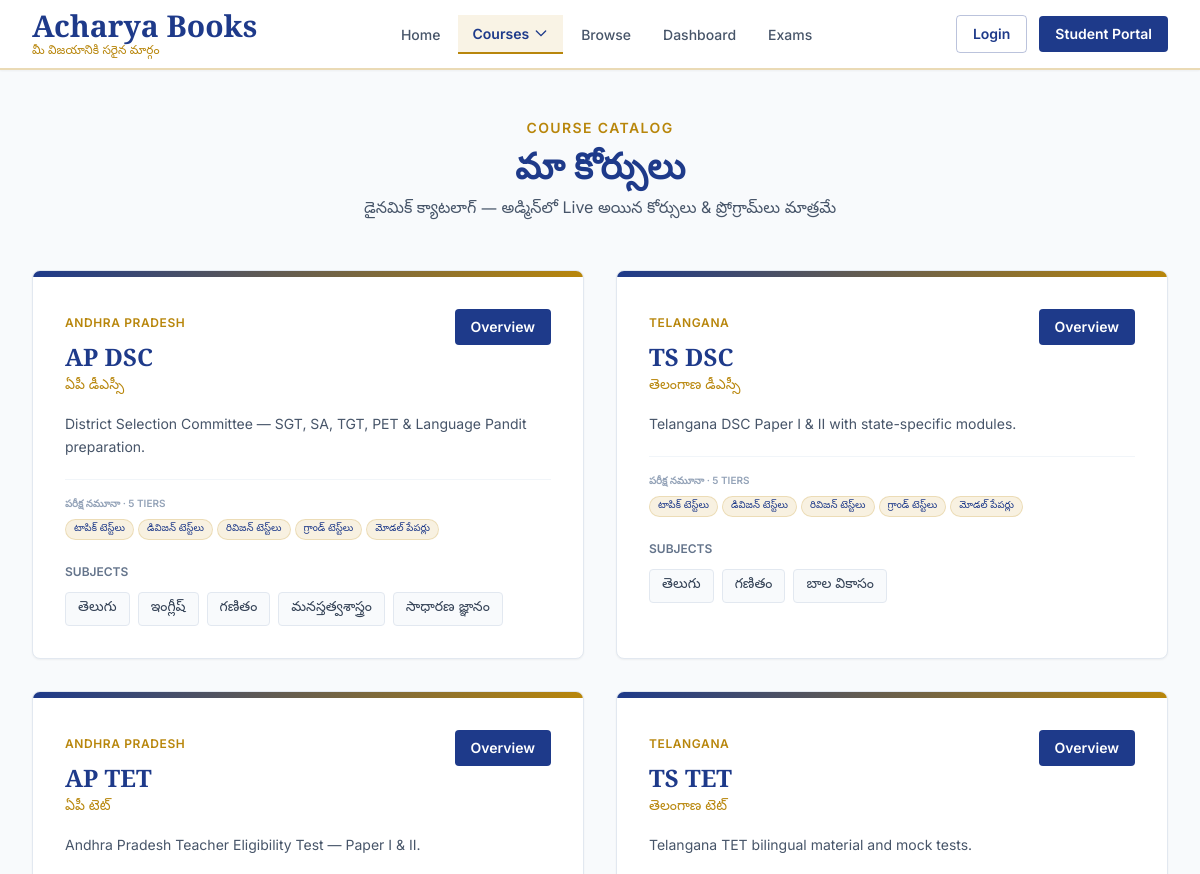
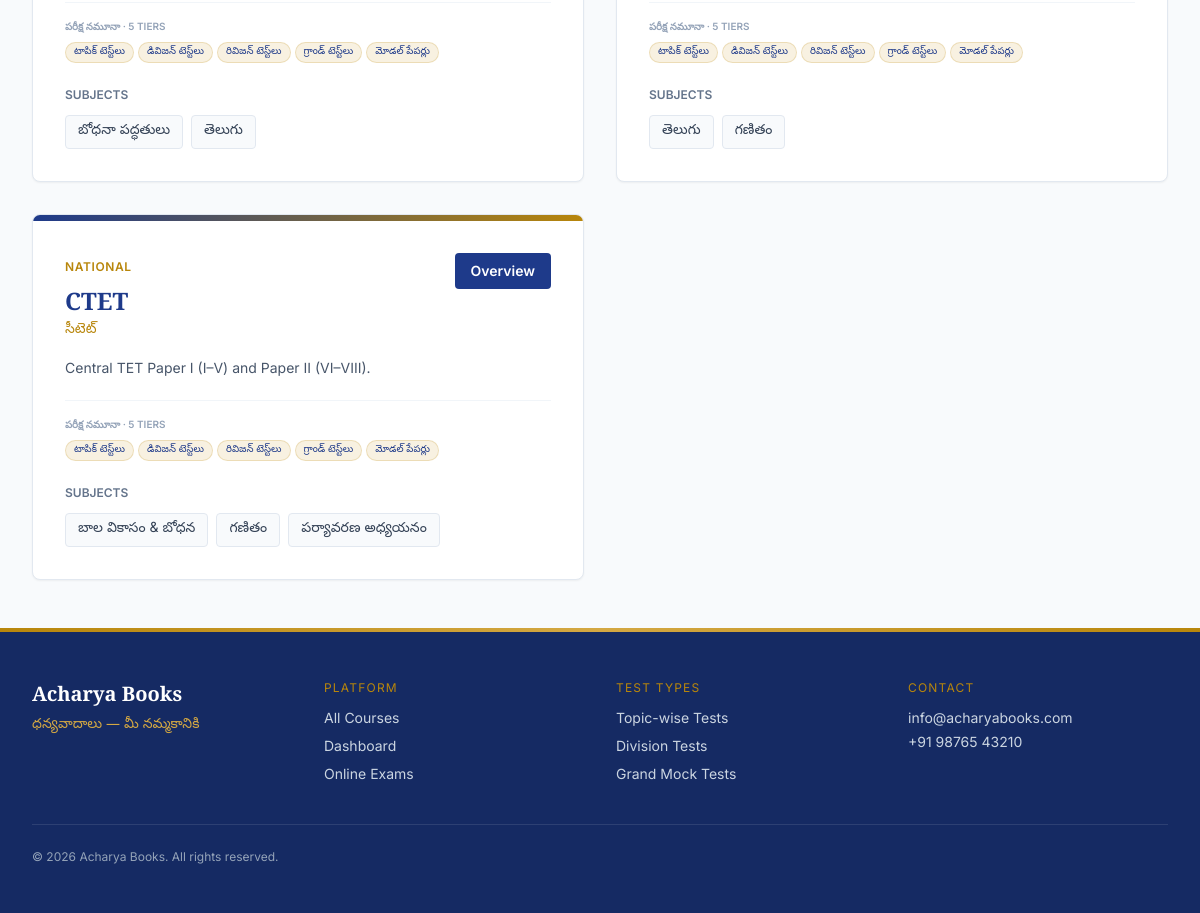
/courses.php, run on the app's committed database (2 pictures, top to bottom).
### tables this page shows
CREATE TABLE courses (
    id INT UNSIGNED AUTO_INCREMENT PRIMARY KEY,
    slug VARCHAR(40) NOT NULL UNIQUE,
    name VARCHAR(120) NOT NULL,
    name_te VARCHAR(160) DEFAULT NULL,
    region VARCHAR(40) DEFAULT NULL,
    description TEXT,
    icon VARCHAR(40) DEFAULT 'book',
    sort_order TINYINT UNSIGNED DEFAULT 0,
    is_active TINYINT(1) DEFAULT 1,
    created_at TIMESTAMP DEFAULT CURRENT_TIMESTAMP
);

CREATE TABLE subjects (
    id INT UNSIGNED AUTO_INCREMENT PRIMARY KEY,
    course_id INT UNSIGNED NOT NULL,
    slug VARCHAR(60) NOT NULL,
    name VARCHAR(120) NOT NULL,
    name_te VARCHAR(160) DEFAULT NULL,
    description TEXT,
    sort_order TINYINT UNSIGNED DEFAULT 0,
    is_active TINYINT(1) DEFAULT 1,
    FOREIGN KEY (course_id) REFERENCES courses(id) ON DELETE CASCADE,
    UNIQUE KEY uk_course_slug (course_id, slug)
);

### db_connect.php (called while the page is built, shortened)
<?php
function getDBConnection(): PDO
{
    static $pdo = null;
    if ($pdo instanceof PDO) {
        return $pdo;
    }
    $config = require __DIR__ . '/config/database.php';
    $dsn = sprintf(
        'mysql:host=%s;port=%s;dbname=%s;charset=%s',
        $config['host'],
        $config['port'],
        $config['database'],
        $config['charset']
    );
    $pdo = new PDO($dsn, $config['username'], $config['password'], [
        PDO::ATTR_ERRMODE            => PDO::ERRMODE_EXCEPTION,
        PDO::ATTR_DEFAULT_FETCH_MODE => PDO::FETCH_ASSOC,
        PDO::ATTR_EMULATE_PREPARES   => false,
    ]);
    return $pdo;
}

### includes/init.php (called while the page is built, shortened)
<?php
$config = require dirname(__DIR__) . '/config/app.php';
$dbConfig = require dirname(__DIR__) . '/config/database.php';
$scriptDir = str_replace('\\', '/', dirname($_SERVER['SCRIPT_NAME'] ?? ''));
$basePath = ($scriptDir === '/' || $scriptDir === '') ? '' : rtrim($scriptDir, '/');
$config['base_url'] = $basePath;
function base_url(string $path = ''): string
{
    global $config;
    $base = $config['base_url'] ?? '';
    $path = ltrim($path, '/');
    return $path === '' ? ($base ?: '/') : $base . '/' . $path;
}
function e(?string $value): string
{
    return htmlspecialchars((string) $value, ENT_QUOTES, 'UTF-8');
}
function db(): PDO
{
    require_once dirname(__DIR__) . '/db_connect.php';
    return getDBConnection();
}
require_once dirname(__DIR__) . '/models/SchemaHelper.php';
require_once dirname(__DIR__) . '/models/CourseRepository.php';

### models/SchemaHelper.php (called while the page is built, shortened)
<?php
final class SchemaHelper
{
    private static ?bool $courseStatus = null;
    private static ?bool $subjectStatus = null;
    public static function coursesHasStatus(): bool
    {
        if (self::$courseStatus === null) {
            self::$courseStatus = self::columnExists('courses', 'status');
        }
        return self::$courseStatus;
    }
    public static function subjectsHasStatus(): bool
    {
        if (self::$subjectStatus === null) {
            self::$subjectStatus = self::columnExists('subjects', 'status');
        }
        return self::$subjectStatus;
    }
    public static function hasTable(string $table): bool
    {
        try {
            $db = db()->query('SELECT DATABASE()')->fetchColumn();
            $st = db()->prepare(
                'SELECT COUNT(*) FROM information_schema.TABLES WHERE TABLE_SCHEMA=? AND TABLE_NAME=?'
            );
            $st->execute([$db, $table]);
            return (int) $st->fetchColumn() > 0;
        } catch (Throwable $e) {
            return false;
        }
    }
    public static function columnExists(string $table, string $column): bool
    {
        try {
            $db = db()->query('SELECT DATABASE()')->fetchColumn();
            $st = db()->prepare(
                'SELECT COUNT(*) FROM information_schema.COLUMNS WHERE TABLE_SCHEMA=? AND TABLE_NAME=? AND COLUMN_NAME=?'
            );
            $st->execute([$db, $table, $column]);
            return (int) $st->fetchColumn() > 0;
        } catch (Throwable $e) {
            return false;
        }
    }
    public static function hierarchyFourTier(): bool
    {
        return self::hasTable('sub_courses') && self::hasTable('sub_course_subjects');
    }
}

### models/CourseRepository.php (called while the page is built, shortened)
<?php
class CourseRepository
{
    public function allActive(): array
    {
        $w = SchemaHelper::coursesHasStatus() ? 'status = 1' : 'is_active = 1';
        $stmt = db()->query("SELECT * FROM courses WHERE {$w} ORDER BY sort_order, name");
        return $stmt->fetchAll();
    }
    public function subjectsForCourse(int $courseId): array
    {
        if (SchemaHelper::hierarchyFourTier()) {
            $sLive = SchemaHelper::subjectsHasStatus() ? 's.status = 1' : 's.is_active = 1';
            $pcs = SchemaHelper::columnExists('sub_course_subjects', 'status')
                ? 'scs.status = 1 AND scs.is_active = 1' : 'scs.is_active = 1';
            $scCol = SchemaHelper::columnExists('sub_courses', 'status') ? 'sc.status = 1 AND sc.is_active = 1' : 'sc.is_active = 1';
            $sql = "SELECT DISTINCT s.*, sc.slug AS sub_course_slug, sc.name AS sub_course_name
                FROM subjects s
                JOIN sub_course_subjects scs ON scs.subject_id = s.id AND {$pcs}
                JOIN sub_courses sc ON sc.id = scs.sub_course_id AND {$scCol}
                WHERE sc.course_id = ? AND {$sLive}
                ORDER BY sc.sort_order, s.sort_order, s.name";
            $stmt = db()->prepare($sql);
            $stmt->execute([$courseId]);
            return $stmt->fetchAll();
        }
        $sLive = SchemaHelper::subjectsHasStatus() ? 's.status = 1' : 's.is_active = 1';
        if (!SchemaHelper::hasTable('course_categories')) {
            $stmt = db()->prepare(
                "SELECT s.*, NULL AS category_slug, NULL AS category_name FROM subjects s
                WHERE s.course_id = ? AND {$sLive} ORDER BY s.sort_order, s.name"
            );
            $stmt->execute([$courseId]);
            return $stmt->fetchAll();
        }
        $sql = "SELECT s.*, cc.slug AS category_slug, cc.name AS category_name
            FROM subjects s
            LEFT JOIN course_categories cc ON cc.id = s.category_id AND cc.status = 1
            WHERE s.course_id = ? AND {$sLive}
              AND (s.category_id IS NULL OR cc.id IS NOT NULL)
            ORDER BY cc.sort_order, s.sort_order, s.name";
        $stmt = db()->prepare($sql);
        $stmt->execute([$courseId]);
        return $stmt->fetchAll();
    }
    public function catalogForPublicSite(): array
    {
        $courses = $this->allActive();
        foreach ($courses as &$course) {
            $cid = (int) $course['id'];
            if (SchemaHelper::hierarchyFourTier()) {
                $course['programmes'] = [];
                foreach ($this->subCoursesForCourse($cid) as $sc) {
                    $course['programmes'][] = [
                        'sub_course' => $sc,
                        'subjects' => $this->subjectsForSubCourse((int) $sc['id']),
                    ];
                }
                $course['legacy_subjects'] = [];
            } else {
                $course['legacy_subjects'] = $this->subjectsForCourse($cid);
            }
        }
        return $courses;
    }
}

### config/database.php (called while the page is built, shortened)
<?php
$defaults = [
    'host'     => getenv('DB_HOST') ?: '127.0.0.1',
    'port'     => getenv('DB_PORT') ?: '3306',
    'database' => getenv('DB_NAME') ?: 'acharya_books',
    'username' => getenv('DB_USER') ?: 'root',
    'password' => getenv('DB_PASS') ?: '',
    'charset'  => 'utf8mb4',
];
$local = __DIR__ . '/database.local.php';
return $defaults;

### includes/public_site_helpers.php (called while the page is built, shortened)
<?php
function public_five_tier_ordered_keys(): array
{
    return ['topic', 'division', 'revision', 'grand', 'model'];
}
function public_five_tier_labels_te(): array
{
    return [
        'topic' => 'టాపిక్ టెస్ట్‌లు',
        'division' => 'డివిజన్ టెస్ట్‌లు',
        'revision' => 'రివిజన్ టెస్ట్‌లు',
        'grand' => 'గ్రాండ్ టెస్ట్‌లు',
        'model' => 'మోడల్ పేపర్లు',
    ];
}
function public_subject_workspace_url(string $courseSlug, ?string $subCourseSlug, string $subjectSlug): string
{
    $q = ['course' => $courseSlug, 'subject' => $subjectSlug];
    return base_url('subject.php?' . http_build_query($q));
}
function public_course_overview_url(string $courseSlug): string
{
    return base_url('course.php?' . http_build_query(['slug' => $courseSlug]));
}

### courses.php (the view, shortened to what this page needs)
<?php
require __DIR__ . '/includes/init.php';
require_once __DIR__ . '/includes/public_site_helpers.php';
$courseRepo = new CourseRepository();
$catalog = $courseRepo->catalogForPublicSite();
require __DIR__ . '/includes/head.php';
require __DIR__ . '/includes/header.php';
$tierTe = public_five_tier_labels_te();
?>
<main class="max-w-7xl mx-auto px-4 sm:px-6 lg:px-8 py-8 lg:py-12">
  <div class="text-center max-w-2xl mx-auto mb-12">
    <p class="text-sm font-semibold uppercase tracking-widest text-gold">Course Catalog</p>
    <h1 class="font-serif text-3xl lg:text-4xl font-bold text-royal mt-2">మా కోర్సులు</h1>
    <p class="font-telugu text-slate-600 mt-3">డైనమిక్ క్యాటలాగ్ — అడ్మిన్‌లో Live అయిన కోర్సులు &amp; ప్రోగ్రామ్‌లు మాత్రమే</p>
  </div>
  <div class="grid lg:grid-cols-2 gap-8">
    <?php foreach ($catalog as $course): ?>
    <article class="bg-white border border-slate-200 rounded-lg overflow-hidden shadow-sm hover:shadow-xl transition-shadow flex flex-col" data-course-id="<?= (int) $course['id'] ?>">
      <div class="h-1.5 bg-gradient-to-r from-royal to-gold"></div>
      <div class="p-6 lg:p-8 flex flex-col flex-1">
        <div class="flex items-start justify-between gap-4">
          <div class="min-w-0">
            <span class="text-xs font-semibold uppercase tracking-wider text-gold"><?= e($course['region'] ?? '') ?></span>
            <h2 class="font-serif text-2xl font-bold text-royal mt-2"><?= e($course['name']) ?></h2>
            <?php if (!empty($course['name_te'])): ?>
              <p class="font-telugu text-sm text-gold mt-1"><?= e($course['name_te']) ?></p>
            <?php endif; ?>
          </div>
          <a href="<?= e(public_course_overview_url($course['slug'])) ?>"
             class="shrink-0 px-4 py-2 text-sm font-semibold text-white bg-royal rounded hover:bg-royal-light whitespace-nowrap">
            Overview
          </a>
        </div>
        <p class="text-sm text-slate-600 mt-4 leading-relaxed"><?= e($course['description'] ?? '') ?></p>
        <div class="mt-5 pt-4 border-t border-slate-100">
          <p class="text-[10px] font-semibold uppercase text-slate-400 mb-2">పరీక్ష నమూనా · 5 tiers</p>
          <div class="flex flex-wrap gap-1">
            <?php foreach (public_five_tier_ordered_keys() as $tk): ?>
            <span class="font-telugu text-[10px] px-2 py-0.5 rounded-full bg-gold-pale/70 text-royal border border-gold/20"><?= e($tierTe[$tk]) ?></span>
            <?php endforeach; ?>
          </div>
        </div>
        <?php if (!empty($course['programmes'])): ?>
        <h3 class="text-xs font-semibold uppercase text-slate-500 mt-6 mb-3">Programmes</h3>
        <div class="space-y-4 flex-1">
          <?php foreach ($course['programmes'] as $block): ?>
            <?php $sc = $block['sub_course']; ?>
            <div class="rounded-lg border border-slate-100 bg-slate-50/80 p-4" data-sub-course-id="<?= (int) $sc['id'] ?>">
              <div class="flex flex-wrap items-start justify-between gap-2">
                <div>
                  <p class="font-semibold text-royal"><?= e($sc['name']) ?></p>
                  <?php if (!empty($sc['name_te'])): ?>
                  <p class="font-telugu text-xs text-gold mt-1"><?= e($sc['name_te']) ?></p>
                  <?php endif; ?>
                </div>
                <a href="<?= e(public_sub_course_workspace_url($course['slug'], $sc['slug'])) ?>" class="text-xs font-semibold text-white bg-royal px-3 py-1.5 rounded hover:bg-royal-light shrink-0">Open programme</a>
              </div>
              <?php if (!empty($block['subjects'])): ?>
              <div class="mt-3 flex flex-wrap gap-2">
                <?php foreach ($block['subjects'] as $sub): ?>
                <a href="<?= e(public_subject_workspace_url($course['slug'], $sc['slug'], $sub['slug'])) ?>"
                   data-subject-id="<?= (int) $sub['id'] ?>"
                   class="px-3 py-1.5 text-sm bg-white border border-slate-200 rounded hover:border-gold/50 hover:bg-gold-pale/40 transition-colors">
                  <span class="font-medium text-royal"><?= e($sub['name']) ?></span>
                  <?php if (!empty($sub['name_te'])): ?>
                    <span class="font-telugu text-xs text-gold block"><?= e($sub['name_te']) ?></span>
                  <?php endif; ?>
                </a>
                <?php endforeach; ?>
              </div>
              <?php endif; ?>
            </div>
          <?php endforeach; ?>
        </div>
        <?php elseif (!empty($course['legacy_subjects'])): ?>
        <h3 class="text-xs font-semibold uppercase text-slate-500 mt-6 mb-3">Subjects</h3>
        <div class="flex flex-wrap gap-2">
          <?php foreach ($course['legacy_subjects'] as $sub): ?>
          <a href="<?= e(public_subject_workspace_url($course['slug'], null, $sub['slug'])) ?>"
             data-subject-id="<?= (int) $sub['id'] ?>"
             class="px-3 py-1.5 text-sm bg-slate-50 border border-slate-200 rounded hover:border-gold/50 hover:bg-gold-pale/40 transition-colors font-telugu">
            <?= e($sub['name_te'] ?: $sub['name']) ?>
          </a>
          <?php endforeach; ?>
        </div>
        <?php else: ?>
        <p class="mt-6 text-sm text-slate-500">No live programmes yet — publish from Admin.</p>
        <?php endif; ?>
      </div>
    </article>
    <?php endforeach; ?>
  </div>
</main>
<?php require __DIR__ . '/includes/footer.php'; ?>

### data on the page
courses: region "ANDHRA PRADESH", name "AP DSC", name_te "ఏపీ డీఎస్సీ", description "District Selection Committee — SGT, SA, TGT, PET & Language Pandit preparation.", tk "టాపిక్ టెస్ట్‌లు", tk "డివిజన్ టెస్ట్‌లు", tk "రివిజన్ టెస్ట్‌లు", tk "గ్రాండ్ టెస్ట్‌లు", tk "మోడల్ పేపర్లు"
subjects: name_te "తెలుగు"
subjects: name_te "ఇంగ్లీష్"
subjects: name_te "గణితం"
subjects: name_te "మనస్తత్వశాస్త్రం"
subjects: name_te "సాధారణ జ్ఞానం"
courses: region "TELANGANA", name "TS DSC", name_te "తెలంగాణ డీఎస్సీ", description "Telangana DSC Paper I & II with state-specific modules.", tk "టాపిక్ టెస్ట్‌లు", tk "డివిజన్ టెస్ట్‌లు", tk "రివిజన్ టెస్ట్‌లు", tk "గ్రాండ్ టెస్ట్‌లు", tk "మోడల్ పేపర్లు"
subjects: name_te "తెలుగు"
subjects: name_te "గణితం"
subjects: name_te "బాల వికాసం"
courses: region "ANDHRA PRADESH", name "AP TET", name_te "ఏపీ టెట్", description "Andhra Pradesh Teacher Eligibility Test — Paper I & II.", tk "టాపిక్ టెస్ట్‌లు", tk "డివిజన్ టెస్ట్‌లు", tk "రివిజన్ టెస్ట్‌లు", tk "గ్రాండ్ టెస్ట్‌లు", tk "మోడల్ పేపర్లు"
subjects: name_te "బోధనా పద్ధతులు"
subjects: name_te "తెలుగు"
courses: region "TELANGANA", name "TS TET", name_te "తెలంగాణ టెట్", description "Telangana TET bilingual material and mock tests.", tk "టాపిక్ టెస్ట్‌లు", tk "డివిజన్ టెస్ట్‌లు", tk "రివిజన్ టెస్ట్‌లు", tk "గ్రాండ్ టెస్ట్‌లు", tk "మోడల్ పేపర్లు"
subjects: name_te "తెలుగు"
subjects: name_te "గణితం"
courses: region "NATIONAL", name "CTET", name_te "సీటెట్", description "Central TET Paper I (I–V) and Paper II (VI–VIII).", tk "టాపిక్ టెస్ట్‌లు", tk "డివిజన్ టెస్ట్‌లు", tk "రివిజన్ టెస్ట్‌లు", tk "గ్రాండ్ టెస్ట్‌లు", tk "మోడల్ పేపర్లు"
subjects: name_te "బాల వికాసం & బోధన"
subjects: name_te "గణితం"
subjects: name_te "పర్యావరణ అధ్యయనం"
